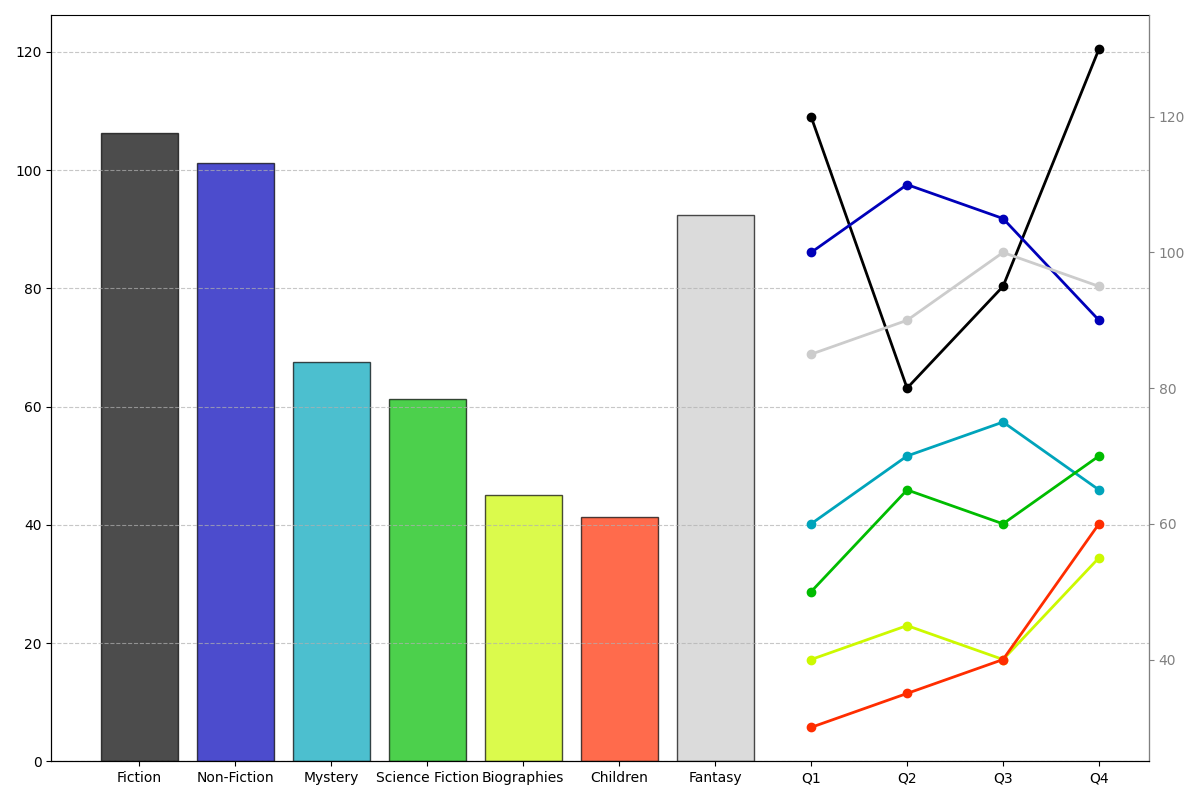

Reproduce this figure in Python.
import matplotlib.pyplot as plt
import numpy as np

genres = ['Fiction', 'Non-Fiction', 'Mystery', 'Science Fiction', 'Biographies', 'Children', 'Fantasy']
quarterly_checkouts = [
    [120, 80, 95, 130],
    [100, 110, 105, 90],
    [60, 70, 75, 65],
    [50, 65, 60, 70],
    [40, 45, 40, 55],
    [30, 35, 40, 60],
    [85, 90, 100, 95]
]

yearly_checkouts = [np.mean(q) for q in quarterly_checkouts]
colors = plt.cm.nipy_spectral(np.linspace(0, 1, len(genres)))

fig, ax1 = plt.subplots(figsize=(12, 8))
bars = ax1.bar(genres, yearly_checkouts, color=colors, edgecolor='black', alpha=0.7)

ax1.set_ylim(0, max(yearly_checkouts) + 20)
ax1.yaxis.grid(True, linestyle='--', alpha=0.7)

ax2 = ax1.twinx()
quarters = ['Q1', 'Q2', 'Q3', 'Q4']
for index, (genre, quarterly_data) in enumerate(zip(genres, quarterly_checkouts)):
    ax2.plot(quarters, quarterly_data, 'o-', color=colors[index], linewidth=2)

ax2.spines['top'].set_visible(False)
ax2.spines['right'].set_color('grey')
ax2.tick_params(axis='y', colors='grey')

plt.tight_layout()
plt.show()
